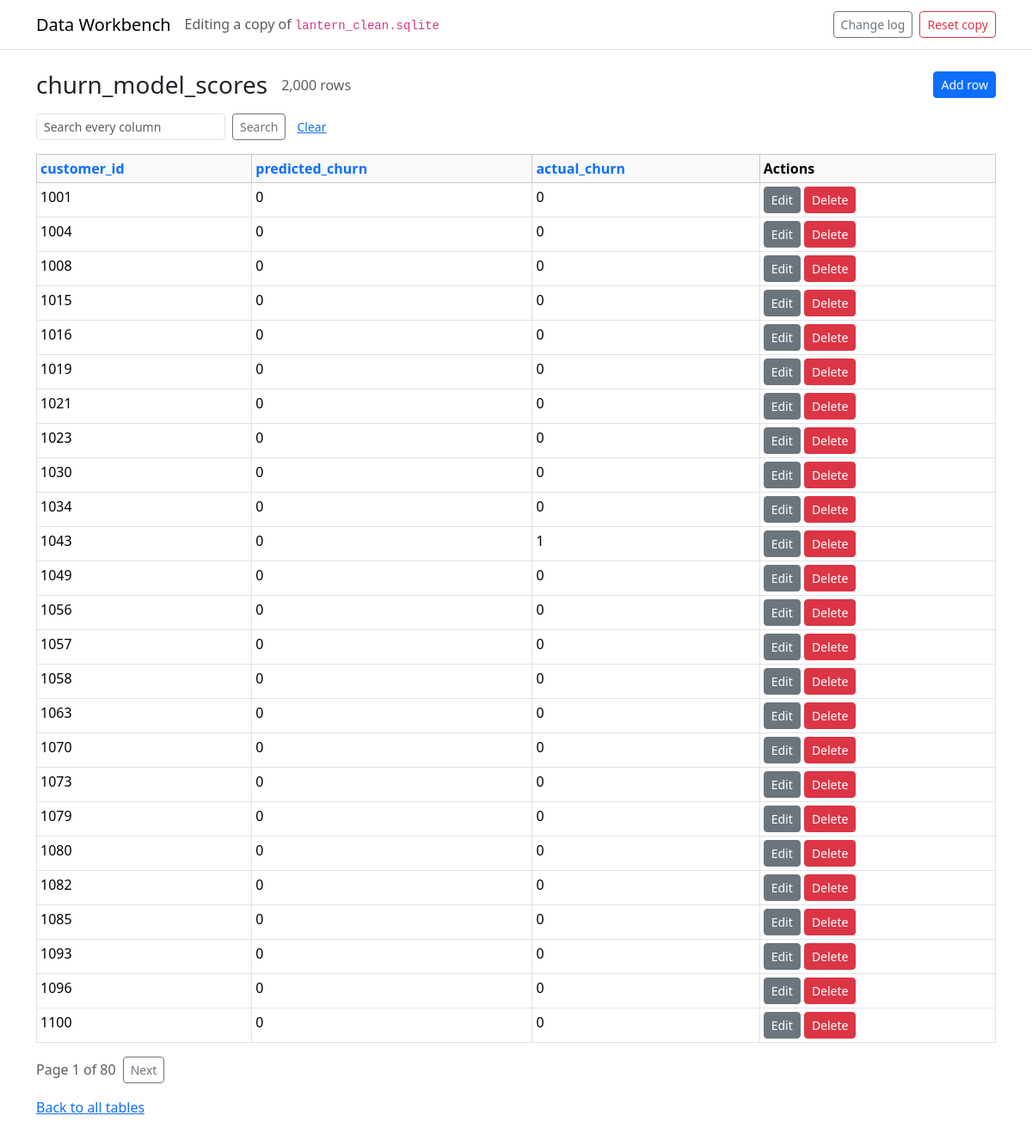
Screenshot of /table/churn_model_scores with the database file from the repository.
### tables this page shows
CREATE TABLE churn_model_scores (customer_id INTEGER PRIMARY KEY, predicted_churn INTEGER, actual_churn INTEGER);

### tools/data-workbench/app.py (the view)
@app.route("/table/<table>")
def show_table(table):
    conn = get_db()
    allowed_tables = table_names(conn)
    if table not in allowed_tables:
        abort(404)
    cols = columns_of(conn, table)
    names = [c["name"] for c in cols]
    sort = request.args.get("sort", "")
    direction = "DESC" if request.args.get("dir") == "desc" else "ASC"
    search = request.args.get("q", "").strip()
    page = max(1, request.args.get("page", 1, type=int))
    where, params = "", []
    if search:
        where = " WHERE " + " OR ".join("CAST(%s AS TEXT) LIKE ?" % quote(n) for n in names)
        params = ["%" + search + "%"] * len(names)
    order = " ORDER BY %s %s" % (quote(sort), direction) if sort in names else ""
    total = conn.execute("SELECT COUNT(*) FROM %s%s" % (quote(table), where), params).fetchone()[0]
    pages = max(1, -(-total // PAGE_SIZE))
    page = min(page, pages)
    rows = conn.execute("SELECT rowid AS __rowid__, * FROM %s%s%s LIMIT ? OFFSET ?" % (quote(table), where, order),
                        params + [PAGE_SIZE, (page - 1) * PAGE_SIZE]).fetchall()
    conn.close()
    return render_template("table.html", table=table, names=names, rows=rows, total=total, page=page, pages=pages,
                           sort=sort, direction=direction.lower(), search=search)

### tools/data-workbench/app.py (called while the page is built)
def ensure_working_copy(force=False):
    if force or not os.path.exists(WORKING_DB):
        if not os.path.exists(SOURCE_DB):
            raise FileNotFoundError("Database not found: " + SOURCE_DB)
        shutil.copyfile(SOURCE_DB, WORKING_DB)

def get_db():
    ensure_working_copy()
    conn = sqlite3.connect(WORKING_DB)
    conn.row_factory = sqlite3.Row
    conn.execute("PRAGMA foreign_keys = ON")
    conn.execute("""CREATE TABLE IF NOT EXISTS workbench_log (
        id INTEGER PRIMARY KEY AUTOINCREMENT, at TEXT NOT NULL, table_name TEXT NOT NULL,
        action TEXT NOT NULL, row_id INTEGER, detail TEXT)""")
    return conn

def quote(name):
    return '"' + name.replace('"', '""') + '"'

def table_names(conn):
    rows = conn.execute("""SELECT name FROM sqlite_master WHERE type = 'table'
                           AND name NOT LIKE 'sqlite_%' AND name NOT LIKE 'workbench_%' ORDER BY name""")
    return [r["name"] for r in rows]

def columns_of(conn, table):
    allowed = table_names(conn)
    safe_table = next((t for t in allowed if t == table), None)
    if safe_table is None:
        abort(404)
    return conn.execute("PRAGMA table_info(%s)" % quote(safe_table)).fetchall()

@app.context_processor
def inject_globals():
    session.setdefault("csrf", secrets.token_hex(16))
    return {"csrf_token": session["csrf"],
            "local_bootstrap": os.path.exists(os.path.join(HERE, "static", "bootstrap.min.css")),
            "source_db": os.path.basename(SOURCE_DB)}

@app.before_request
def check_csrf():
    if request.method == "POST":
        if not session.get("csrf") or request.form.get("csrf") != session["csrf"]:
            abort(400, "The page expired. Go back, reload it, and try again.")

### tools/data-workbench/templates/table.html (shortened to what this page needs)
{% extends "base.html" %}
{% block content %}
<div class="d-flex align-items-center mb-3">
  <h1 class="h3 mb-0 me-3">{{ table }}</h1>
  <span class="text-muted me-auto">{{ "{:,}".format(total) }} rows</span>
  <a class="btn btn-primary btn-sm" href="{{ url_for('add_row', table=table) }}">Add row</a>
</div>
<form method="get" class="row g-2 mb-3">
  <div class="col-auto">
    <input type="text" name="q" value="{{ search }}" class="form-control form-control-sm" placeholder="Search every column">
  </div>
  <div class="col-auto">
    <button class="btn btn-outline-secondary btn-sm" type="submit">Search</button>
    <a class="btn btn-link btn-sm" href="{{ url_for('show_table', table=table) }}">Clear</a>
  </div>
</form>
<div class="table-responsive">
<table class="table table-sm table-bordered table-hover">
  <thead class="table-light">
    <tr>
      {% for n in names %}
      <th>
        <a class="text-decoration-none" href="{{ url_for('show_table', table=table, sort=n, dir=('desc' if sort == n and direction == 'asc' else 'asc'), q=search) }}">{{ n }}{% if sort == n %} ({{ direction }}){% endif %}</a>
      </th>
      {% endfor %}
      <th>Actions</th>
    </tr>
  </thead>
  <tbody>
    {% for row in rows %}
    <tr>
      {% for n in names %}<td>{{ '' if row[n] is none else row[n] }}</td>{% endfor %}
      <td class="text-nowrap">
        <a class="btn btn-secondary btn-sm" href="{{ url_for('edit_row', table=table, rowid=row['__rowid__']) }}">Edit</a>
        <form action="{{ url_for('delete_row', table=table, rowid=row['__rowid__']) }}" method="post" class="d-inline"
              onsubmit="return confirm('Delete this row from the working copy?');">
          <button type="submit" class="btn btn-danger btn-sm">Delete</button>
        </form>
      </td>
    </tr>
    {% else %}
    <tr><td colspan="{{ names|length + 1 }}" class="text-muted">No rows match.</td></tr>
    {% endfor %}
  </tbody>
</table>
</div>
<nav class="d-flex align-items-center">
  <span class="text-muted">Page {{ page }} of {{ pages }}</span>
  {% if page < pages %}<a class="btn btn-outline-secondary btn-sm ms-2" href="{{ url_for('show_table', table=table, page=page+1, sort=sort, dir=direction, q=search) }}">Next</a>{% endif %}
</nav>
<p class="mt-3"><a href="{{ url_for('index') }}">Back to all tables</a></p>
{% endblock %}

### tools/data-workbench/templates/base.html (shortened to what this page needs)
<!doctype html>
<html lang="en">
  <head>
    {% if local_bootstrap %}
    <link href="{{ url_for('static', filename='bootstrap.min.css') }}" rel="stylesheet">
    {% else %}
    <link href="https://cdn.jsdelivr.net/npm/bootstrap@5.3.3/dist/css/bootstrap.min.css" rel="stylesheet">
    {% endif %}
  </head>
  <body class="bg-white">
    <nav class="navbar navbar-expand navbar-light border-bottom mb-4">
      <div class="container">
        <a class="navbar-brand" href="{{ url_for('index') }}">Data Workbench</a>
        <span class="navbar-text me-auto">Editing a copy of <code>{{ source_db }}</code></span>
        <a class="btn btn-outline-secondary btn-sm me-2" href="{{ url_for('change_log') }}">Change log</a>
        <form action="{{ url_for('reset') }}" method="post" class="d-inline"
              onsubmit="return confirm('Throw away all your changes and start again from the original?');">
          <button type="submit" class="btn btn-outline-danger btn-sm">Reset copy</button>
        </form>
      </div>
    </nav>
    <div class="container pb-5">
      {% block content %}{% endblock %}
    </div>
  </body>
</html>

### rows the page displays
churn_model_scores: customer_id "1001" "0" "0"
churn_model_scores: customer_id "1004" "0" "0"
churn_model_scores: customer_id "1008" "0" "0"
churn_model_scores: customer_id "1015" "0" "0"
churn_model_scores: customer_id "1016" "0" "0"
churn_model_scores: customer_id "1019" "0" "0"
churn_model_scores: customer_id "1021" "0" "0"
churn_model_scores: customer_id "1023" "0" "0"
churn_model_scores: customer_id "1030" "0" "0"
churn_model_scores: customer_id "1034" "0" "0"
churn_model_scores: customer_id "1043" "0" "1"
churn_model_scores: customer_id "1049" "0" "0"
churn_model_scores: customer_id "1056" "0" "0"
churn_model_scores: customer_id "1057" "0" "0"
churn_model_scores: customer_id "1058" "0" "0"
churn_model_scores: customer_id "1063" "0" "0"
churn_model_scores: customer_id "1070" "0" "0"
churn_model_scores: customer_id "1073" "0" "0"
churn_model_scores: customer_id "1079" "0" "0"
churn_model_scores: customer_id "1080" "0" "0"
churn_model_scores: customer_id "1082" "0" "0"
churn_model_scores: customer_id "1085" "0" "0"
churn_model_scores: customer_id "1093" "0" "0"
churn_model_scores: customer_id "1096" "0" "0"
churn_model_scores: customer_id "1100" "0" "0"

### other values shown
{{ source_db }} "lantern_clean.sqlite"
{{ table }} "churn_model_scores"
{{ "{:,}".format(total) }} "2,000"
{{ n }} "customer_id" "predicted_churn" "actual_churn"
{{ page }} "1"
{{ pages }} "80"
